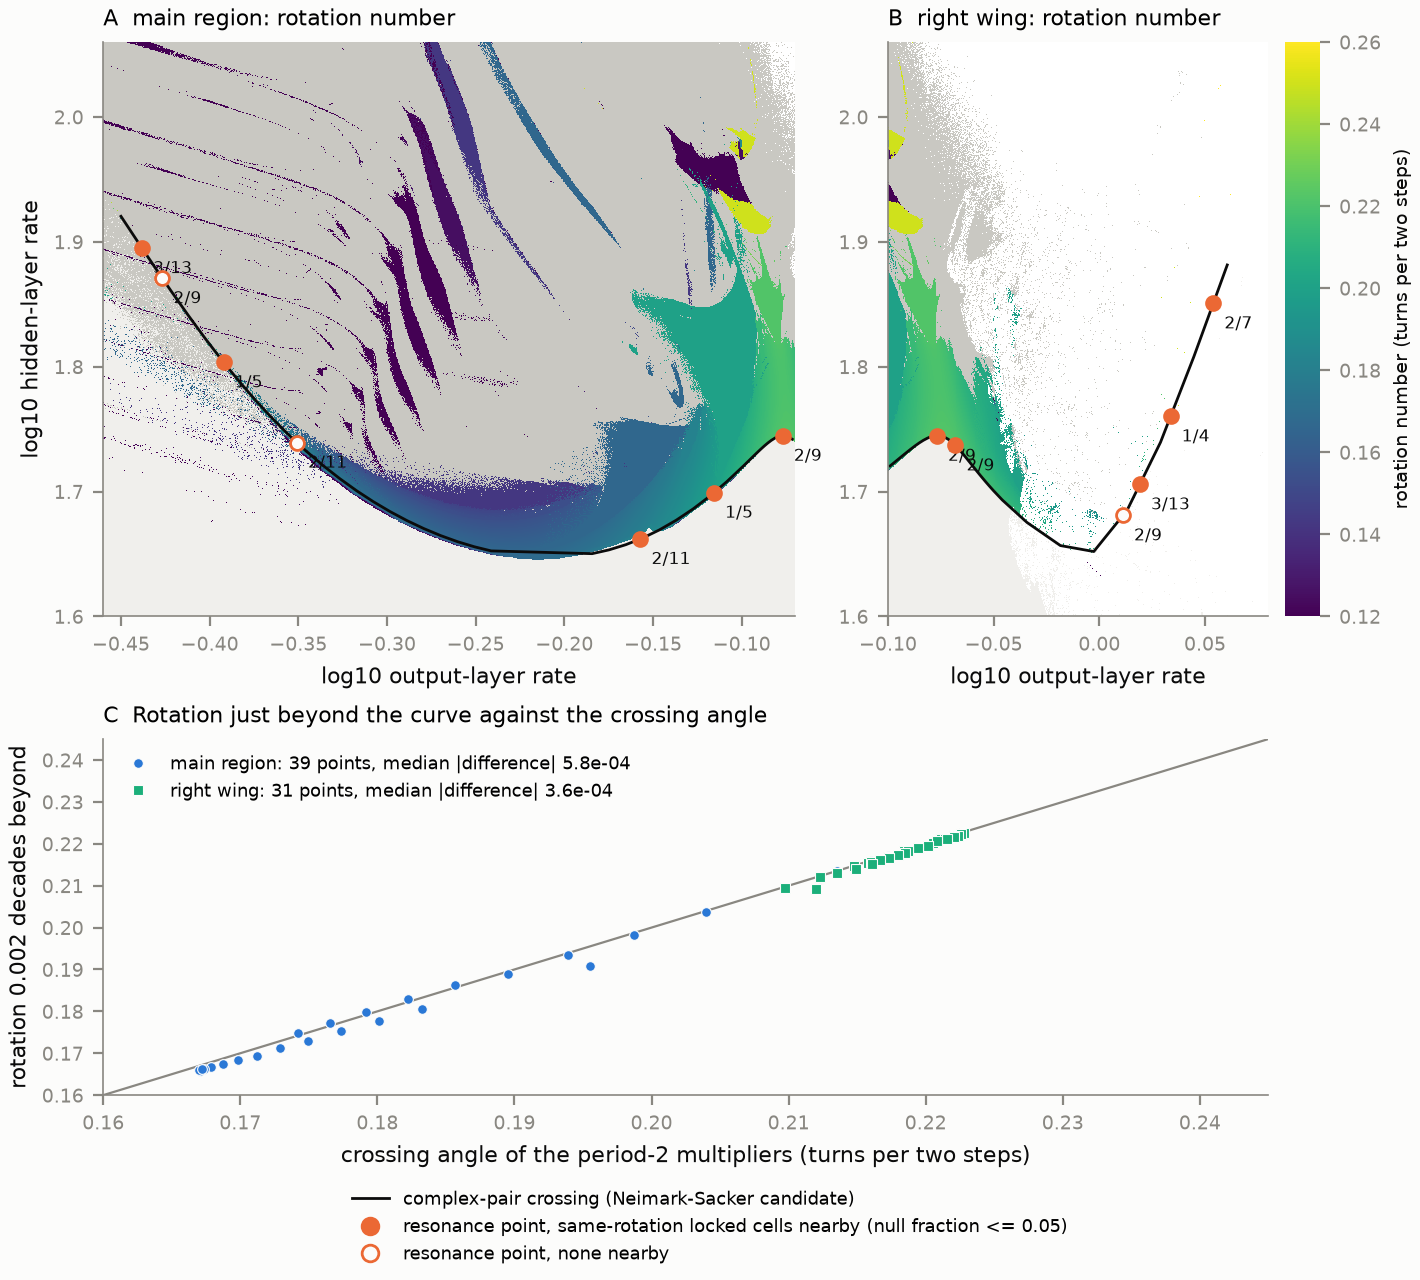

Reproduce this figure in Python.
"""Figure 2: rotation-number maps of S2-28011 with the merged complex-pair crossing curve.

Evidence: exploratory. Two GPU float64 maps (tools/explore_gpu_rotation_map.py):
1,024 x 1,024 cells over the main region and 1,024 x 400 cells over the right
wing, each cell screened with the EXP-028 options and then followed for 6,000
two-step samples; the rotation number is measured in each cell's own principal
plane. Overlay: the merged trace of where the period-2 orbit loses stability by a
complex pair of two-step multipliers (Neimark-Sacker candidates) and the
resonance points where the crossing angle is m/q (tongue-roots.json; filled when
locked cells of that rotation lie closer to the point than in 95% of random
placements, hollow otherwise). Panel C: rotation 0.002 decades beyond the curve
against the crossing angle at the same output rate (analysis.json).
"""

import json

import numpy as np
from matplotlib.colors import ListedColormap
from matplotlib.lines import Line2D

import common as c

MAPS = [("main region", c.EXPLORE / "a3-gpu-rotation/s2-28011-1024"),
        ("right wing", c.EXPLORE / "a3-gpu-rotation/s2-28011-right")]
CURVE = c.EXPLORE / "a3-ns-curve/s2-28011-merged/ns-curve.json"
NULL_LEVEL = 0.05
RHO_RANGE = (0.12, 0.26)


def draw_map(ax, saved, rows, roots):
    lh, lo = saved["log10_hidden"], saved["log10_output"]
    status, period, ftle, rho = saved["status"], saved["period"], saved["ftle"], saved["rho"]
    extent = [lo[0], lo[-1], lh[0], lh[-1]]
    chaotic = (status == 3) | ((status != 0) & (ftle >= 5e-3))
    base = np.where(status == 0, 0, np.where(chaotic, 1, 2))
    ax.imshow(base, origin="lower", aspect="auto", extent=extent, interpolation="nearest",
              cmap=ListedColormap(["#ffffff", "#c9c8c2", c.NEUTRAL]), vmin=-0.5, vmax=2.5, rasterized=True)
    show = np.ma.masked_where(chaotic | (status == 0) | ~np.isfinite(rho) | ((status == 2) & (period <= 2)), rho)
    image = ax.imshow(show, origin="lower", aspect="auto", extent=extent, interpolation="nearest", cmap="viridis",
                      vmin=RHO_RANGE[0], vmax=RHO_RANGE[1], rasterized=True)
    inside = [r for r in rows if lo[0] <= r["log10_output"] <= lo[-1]]
    ax.plot([r["log10_output"] for r in inside], [r["log10_hidden_boundary"] for r in inside], "-", color=c.INK,
            linewidth=1.0)
    for r in roots:
        if r.get("outside_map") or not (lo[0] <= r["root_log10_output"] <= lo[-1]
                                         and lh[0] <= r["root_log10_hidden"] <= lh[-1]):
            continue
        near = r["null_fraction_at_least_as_close"] <= NULL_LEVEL
        ax.plot(r["root_log10_output"], r["root_log10_hidden"], "o", markersize=5,
                markerfacecolor=c.FLIP if near else c.SURFACE, markeredgecolor=c.FLIP, markeredgewidth=1.0, zorder=5)
        ax.annotate(r["rotation"], (r["root_log10_output"], r["root_log10_hidden"]), textcoords="offset points",
                    xytext=(4, -9), fontsize=6.3, color=c.INK)
    ax.set_xlim(lo[0], lo[-1])
    ax.set_ylim(lh[0], lh[-1])
    return image


def main():
    c.style()
    rows = sorted(json.loads(CURVE.read_text())["rows"], key=lambda r: r["log10_output"])
    rows = [r for r in rows if r.get("type") == "neimark_sacker"]
    fig = c.plt.figure(figsize=(7.1, 6.4), layout="constrained")
    grid = fig.add_gridspec(2, 3, width_ratios=[1.0, 0.55, 0.05], height_ratios=[1.0, 0.62])
    derived, inputs = {"curve_points": len(rows)}, [CURVE]
    image = None
    for col, (label, folder) in enumerate(MAPS):
        saved = np.load(folder / "rotation.npz")
        roots = json.loads((folder / "tongue-roots.json").read_text())
        analysis = json.loads((folder / "analysis.json").read_text())
        inputs += [folder / "rotation.npz", folder / "tongue-roots.json", folder / "analysis.json"]
        ax = fig.add_subplot(grid[0, col])
        image = draw_map(ax, saved, rows, roots)
        ax.set_title(f"{'AB'[col]}  {label}: rotation number", fontsize=8)
        ax.set_xlabel("log10 output-layer rate")
        if col == 0:
            ax.set_ylabel("log10 hidden-layer rate")
        first = analysis["continuity"][0]
        inside = [r for r in roots if not r.get("outside_map")
                  and saved["log10_output"][0] <= r["root_log10_output"] <= saved["log10_output"][-1]
                  and saved["log10_hidden"][0] <= r["root_log10_hidden"] <= saved["log10_hidden"][-1]]
        derived[label] = {
            "cells": int(saved["rho"].size),
            "continuity_offset": first["offset_log10_hidden"], "continuity_points": first["points"],
            "continuity_median_abs_diff": first["median_abs_diff"], "continuity_max_abs_diff": first["max_abs_diff"],
            "roots_inside": len(inside),
            "roots_near": sum(r["null_fraction_at_least_as_close"] <= NULL_LEVEL for r in inside),
            "roots": [{k: r.get(k) for k in ("rotation", "root_log10_output", "root_log10_hidden",
                                             "root_distance_cells", "null_fraction_at_least_as_close")}
                      for r in inside]}
    cb = fig.colorbar(image, cax=fig.add_subplot(grid[0, 2]))
    cb.set_label("rotation number (turns per two steps)", fontsize=7)
    cb.outline.set_visible(False)
    cx = fig.add_subplot(grid[1, :2])
    markers = {"main region": ("o", c.FOLD), "right wing": ("s", c.NS)}
    for label, folder in MAPS:
        first = json.loads((folder / "analysis.json").read_text())["continuity"][0]
        pairs = np.array([p[:3] for p in first["pairs"]], dtype=float)
        marker, color = markers[label]
        cx.plot(pairs[:, 1], pairs[:, 2], marker, color=color, markersize=3.5, markeredgecolor=c.SURFACE,
                markeredgewidth=0.4, linestyle="",
                label=f"{label}: {first['points']} points, median |difference| {first['median_abs_diff']:.1e}")
    lims = [0.16, 0.245]
    cx.plot(lims, lims, color=c.MUTED, linewidth=0.8, zorder=0)
    cx.set_xlim(lims)
    cx.set_ylim(lims)
    cx.set_xlabel("crossing angle of the period-2 multipliers (turns per two steps)")
    cx.set_ylabel("rotation 0.002 decades beyond")
    cx.set_title("C  Rotation just beyond the curve against the crossing angle", fontsize=8)
    cx.legend(loc="upper left", frameon=False, fontsize=6.5)
    handles = [Line2D([], [], color=c.INK, linewidth=1.0, label="complex-pair crossing (Neimark-Sacker candidate)"),
               Line2D([], [], marker="o", linestyle="", markerfacecolor=c.FLIP, markeredgecolor=c.FLIP,
                      label="resonance point, same-rotation locked cells nearby (null fraction <= 0.05)"),
               Line2D([], [], marker="o", linestyle="", markerfacecolor=c.SURFACE, markeredgecolor=c.FLIP,
                      label="resonance point, none nearby")]
    fig.legend(handles=handles, loc="outside lower center", ncol=1, frameon=False, fontsize=6.5)
    main, right = derived["main region"], derived["right wing"]
    alt = (f"Two rotation-number maps of the 13-parameter network S2-28011 with the traced curve where its period-2 "
           f"orbit acquires complex multipliers ({len(rows)} points). Beyond the curve the rotation number varies "
           f"continuously and periodic windows appear as constant-color regions; chaotic cells are gray. At 0.002 "
           f"decades beyond the curve the rotation number matches the crossing angle with median absolute difference "
           f"{main['continuity_median_abs_diff']:.1e} ({main['continuity_points']} points, main map) and "
           f"{right['continuity_median_abs_diff']:.1e} ({right['continuity_points']} points, right wing). Of the "
           f"resonance points inside each map, {main['roots_near']} of {main['roots_inside']} and "
           f"{right['roots_near']} of {right['roots_inside']} have locked cells of the same rotation nearby.")
    c.save(fig, "f2_rotation_map", inputs, __file__, "exploratory", alt, derived,
           "Resonance-point nearness uses the receipt's random-placement null; the 0.05 level is a descriptive cut.")


if __name__ == "__main__":
    main()
